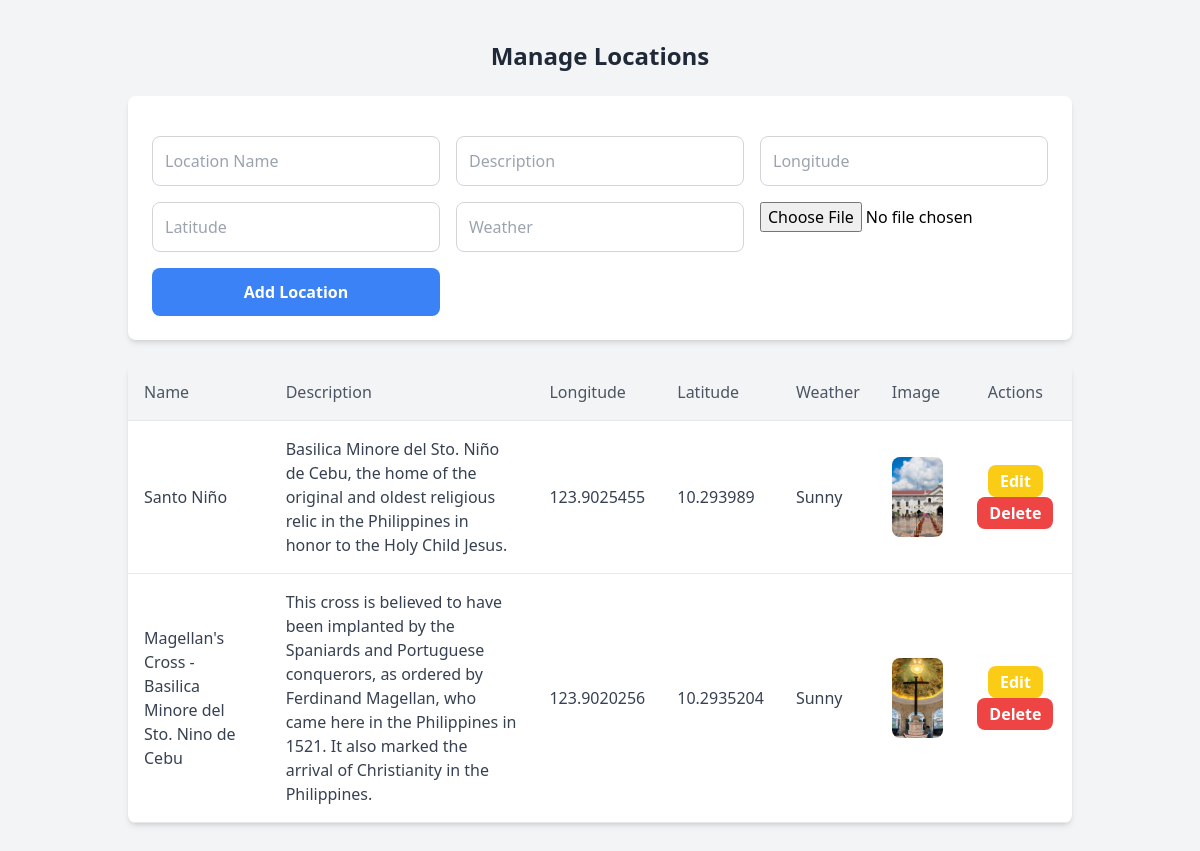
The app's page /recommendation/admin-location/ with its own data.
### recommendation/models.py (models this page shows, shortened)
class Location(models.Model):
    name = models.CharField(max_length=255)
    description = models.TextField()
    latitude = models.FloatField()
    longitude = models.FloatField()
    weather = models.CharField(max_length=255)
    image = models.ImageField(upload_to='location_images/', blank=True, null=True)  # Add image field
    address = models.CharField(max_length=500, blank=True, null=True)

### recommendation/views.py (the view)
# urls.py: path('admin-location/', views.admin_location_view, name='admin_location'),
def admin_location_view(request):
    locations = Location.objects.all()
    return render(request, 'admin_location.html', {'locations': locations})

### recommendation/templates/admin_location.html (shortened to what this page needs)
{% extends 'base-recommendation.html' %}
{% block content %}
<div class="container mx-auto p-6">
    <h2 class="text-2xl font-semibold mb-6 text-center text-gray-800">Manage Locations</h2>
    <div class="bg-white shadow-md rounded-lg mb-6 p-6">
        <form id="locationForm" method="POST" enctype="multipart/form-data" class="space-y-4">
            <div class="grid grid-cols-1 md:grid-cols-3 gap-4">
                <input type="text" name="name"
                    class="w-full p-3 border border-gray-300 rounded-lg focus:outline-none focus:ring focus:ring-blue-300"
                    placeholder="Location Name" required>
                <input type="text" name="description"
                    class="w-full p-3 border border-gray-300 rounded-lg focus:outline-none focus:ring focus:ring-blue-300"
                    placeholder="Description" required>
                <input type="text" name="longitude"
                    class="w-full p-3 border border-gray-300 rounded-lg focus:outline-none focus:ring focus:ring-blue-300"
                    placeholder="Longitude" required>
                <input type="text" name="latitude"
                    class="w-full p-3 border border-gray-300 rounded-lg focus:outline-none focus:ring focus:ring-blue-300"
                    placeholder="Latitude" required>
                <input type="text" name="weather"
                    class="w-full p-3 border border-gray-300 rounded-lg focus:outline-none focus:ring focus:ring-blue-300"
                    placeholder="Weather" required>
                <input type="file" name="image">
                <button type="submit"
                    class="bg-blue-500 hover:bg-blue-600 text-white font-semibold py-3 rounded-lg transition duration-200">Add
                    Location</button>
            </div>
        </form>
    </div>
<div class="bg-white shadow-md rounded-lg overflow-x-auto">
    <table class="w-full border-collapse">
        <thead>
            <tr class="bg-gray-100">
                <th class="text-left p-4 border-b font-medium text-gray-600">Name</th>
                <th class="text-left p-4 border-b font-medium text-gray-600">Description</th>
                <th class="text-left p-4 border-b font-medium text-gray-600">Longitude</th>
                <th class="text-left p-4 border-b font-medium text-gray-600">Latitude</th>
                <th class="text-left p-4 border-b font-medium text-gray-600">Weather</th>
                <th class="text-left p-4 border-b font-medium text-gray-600">Image</th>
                <th class="text-center p-4 border-b font-medium text-gray-600">Actions</th>
            </tr>
        </thead>
        <tbody id="locationTableBody">
            {% for location in locations %}
            <tr data-id="{{ location.id }}" class="hover:bg-gray-50">
                <td class="p-4 border-b text-gray-700">{{ location.name }}</td>
                <td class="p-4 border-b text-gray-700">{{ location.description }}</td>
                <td class="p-4 border-b text-gray-700">{{ location.longitude }}</td>
                <td class="p-4 border-b text-gray-700">{{ location.latitude }}</td>
                <td class="p-4 border-b text-gray-700">{{ location.weather }}</td>
                <td class="p-4 border-b text-gray-700">
                    {% if location.image %}
                    <img src="{{ location.image.url }}" alt="{{ location.name }}" class="w-20 h-20 object-cover rounded-lg">
                    {% else %}
                    No Image
                    {% endif %}
                </td>
                <td class="p-4 border-b text-center">
                    <button
                        class="edit-btn bg-yellow-400 hover:bg-yellow-500 text-white py-1 px-3 rounded-lg font-semibold transition duration-200">Edit</button>
                    <button
                        class="delete-btn bg-red-500 hover:bg-red-600 text-white py-1 px-3 rounded-lg font-semibold transition duration-200">Delete</button>
                </td>
            </tr>
            {% endfor %}
        </tbody>
    </table>
</div>
{% endblock %}

### records on screen
Location: name "Santo Niño", description "Basilica Minore del Sto. Niño de Cebu, the home of the original and oldest religious relic in the Philippines in honor to the Holy Child Jesus.", longitude "123.9025455", latitude "10.293989", weather "Sunny", image (picture)
Location: name "Magellan's Cross - Basilica Minore del Sto. Nino de Cebu", description "This cross is believed to have been implanted by the Spaniards and Portuguese conquerors, as ordered by Ferdinand Magellan, who came here in the Philippines in 1521. It also marked the arrival of Christianity in the Philippines.", longitude "123.9020256", latitude "10.2935204", weather "Sunny", image (picture)
